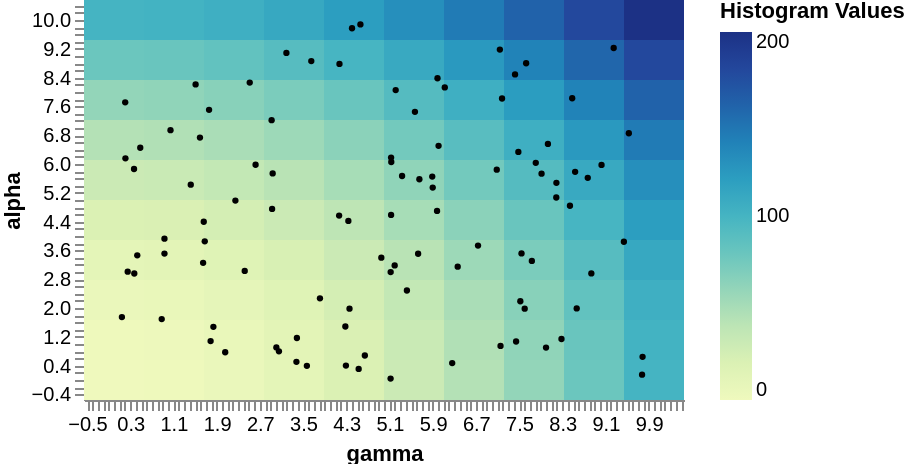

Describe this chart as a Vega-Lite specification.
### Vega specification from a JSON file in a GitHub repository (floating-point values rounded to 4 significant figures)
{"$schema": "https://vega.github.io/schema/vega/v5.json", "width": 300, "height": 200, "data": [{"name": "points", "values": [{"alpha": 7.713, "gamma": 0.2075}, {"alpha": 6.336, "gamma": 7.488}, {"alpha": 4.985, "gamma": 2.248}, {"alpha": 1.981, "gamma": 7.605}, {"alpha": 1.691, "gamma": 0.8834}, {"alpha": 6.854, "gamma": 9.534}, {"alpha": 0.03948, "gamma": 5.122}, {"alpha": 8.126, "gamma": 6.125}, {"alpha": 7.218, "gamma": 2.919}, {"alpha": 9.178, "gamma": 7.146}, {"alpha": 5.425, "gamma": 1.422}, {"alpha": 3.733, "gamma": 6.741}, {"alpha": 4.418, "gamma": 4.34}, {"alpha": 6.178, "gamma": 5.131}, {"alpha": 6.504, "gamma": 6.01}, {"alpha": 8.052, "gamma": 5.216}, {"alpha": 9.086, "gamma": 3.192}, {"alpha": 0.9046, "gamma": 3.007}, {"alpha": 1.14, "gamma": 8.287}, {"alpha": 0.469, "gamma": 6.263}, {"alpha": 5.476, "gamma": 8.193}, {"alpha": 1.989, "gamma": 8.569}, {"alpha": 3.517, "gamma": 7.546}, {"alpha": 2.96, "gamma": 8.839}, {"alpha": 3.255, "gamma": 1.65}, {"alpha": 3.925, "gamma": 0.9346}, {"alpha": 8.211, "gamma": 1.512}, {"alpha": 3.841, "gamma": 9.443}, {"alpha": 9.876, "gamma": 4.563}, {"alpha": 8.261, "gamma": 2.514}, {"alpha": 5.974, "gamma": 9.028}, {"alpha": 5.346, "gamma": 5.902}, {"alpha": 0.3928, "gamma": 3.572}, {"alpha": 0.7961, "gamma": 3.055}, {"alpha": 3.307, "gamma": 7.738}, {"alpha": 0.3996, "gamma": 4.295}, {"alpha": 3.149, "gamma": 6.365}, {"alpha": 3.463, "gamma": 0.431}, {"alpha": 8.799, "gamma": 7.632}, {"alpha": 8.781, "gamma": 4.175}, {"alpha": 6.056, "gamma": 5.135}, {"alpha": 5.978, "gamma": 2.622}, {"alpha": 3.009, "gamma": 0.254}, {"alpha": 3.031, "gamma": 2.421}, {"alpha": 5.576, "gamma": 5.655}, {"alpha": 4.751, "gamma": 2.928}, {"alpha": 0.6425, "gamma": 9.788}, {"alpha": 3.397, "gamma": 4.95}, {"alpha": 9.771, "gamma": 4.408}, {"alpha": 3.183, "gamma": 5.198}, {"alpha": 5.781, "gamma": 8.539}, {"alpha": 0.681, "gamma": 4.645}, {"alpha": 7.819, "gamma": 7.186}, {"alpha": 5.86, "gamma": 0.3709}, {"alpha": 3.507, "gamma": 5.632}, {"alpha": 2.997, "gamma": 5.123}, {"alpha": 6.735, "gamma": 1.592}, {"alpha": 0.5048, "gamma": 3.378}, {"alpha": 1.081, "gamma": 1.789}, {"alpha": 8.858, "gamma": 3.654}, {"alpha": 2.188, "gamma": 7.525}, {"alpha": 1.069, "gamma": 7.446}, {"alpha": 4.698, "gamma": 5.983}, {"alpha": 1.476, "gamma": 1.84}, {"alpha": 6.451, "gamma": 0.4863}, {"alpha": 2.486, "gamma": 5.424}, {"alpha": 2.268, "gamma": 3.814}, {"alpha": 9.222, "gamma": 9.254}, {"alpha": 5.667, "gamma": 5.335}, {"alpha": 0.1486, "gamma": 9.779}, {"alpha": 5.73, "gamma": 7.918}, {"alpha": 5.616, "gamma": 8.773}, {"alpha": 5.842, "gamma": 7.088}, {"alpha": 1.485, "gamma": 4.285}, {"alpha": 6.939, "gamma": 1.046}, {"alpha": 4.396, "gamma": 1.662}, {"alpha": 5.07, "gamma": 8.19}, {"alpha": 0.9011, "gamma": 8.001}, {"alpha": 5.651, "gamma": 5.893}, {"alpha": 1.981, "gamma": 4.361}, {"alpha": 2.959, "gamma": 0.3756}, {"alpha": 0.3068, "gamma": 4.531}, {"alpha": 7.449, "gamma": 5.573}, {"alpha": 3.851, "gamma": 1.681}, {"alpha": 8.383, "gamma": 5.991}, {"alpha": 7.827, "gamma": 8.485}, {"alpha": 6.032, "gamma": 7.811}, {"alpha": 6.157, "gamma": 0.2117}, {"alpha": 7.505, "gamma": 1.76}, {"alpha": 4.585, "gamma": 5.131}, {"alpha": 4.84, "gamma": 8.444}, {"alpha": 1.748, "gamma": 0.1463}, {"alpha": 8.488, "gamma": 7.427}, {"alpha": 4.567, "gamma": 4.169}, {"alpha": 1.167, "gamma": 3.387}, {"alpha": 0.9466, "gamma": 7.158}, {"alpha": 0.7709, "gamma": 2.06}, {"alpha": 5.738, "gamma": 2.938}, {"alpha": 6.557, "gamma": 8.036}, {"alpha": 3.512, "gamma": 0.9344}]}, {"name": "mesh", "values": [{"x_start": -0.5556, "x_end": 0.5556, "y_start": -0.5556, "y_end": 0.5556, "__count": 0.0}, {"x_start": 0.5556, "x_end": 1.667, "y_start": -0.5556, "y_end": 0.5556, "__count": 1.235}, {"x_start": 1.667, "x_end": 2.778, "y_start": -0.5556, "y_end": 0.5556, "__count": 4.938}, {"x_start": 2.778, "x_end": 3.889, "y_start": -0.5556, "y_end": 0.5556, "__count": 11.11}, {"x_start": 3.889, "x_end": 5.0, "y_start": -0.5556, "y_end": 0.5556, "__count": 19.75}, {"x_start": 5.0, "x_end": 6.111, "y_start": -0.5556, "y_end": 0.5556, "__count": 30.86}, {"x_start": 6.111, "x_end": 7.222, "y_start": -0.5556, "y_end": 0.5556, "__count": 44.44}, {"x_start": 7.222, "x_end": 8.333, "y_start": -0.5556, "y_end": 0.5556, "__count": 60.49}, {"x_start": 8.333, "x_end": 9.444, "y_start": -0.5556, "y_end": 0.5556, "__count": 79.01}, {"x_start": 9.444, "x_end": 10.56, "y_start": -0.5556, "y_end": 0.5556, "__count": 100.0}, {"x_start": -0.5556, "x_end": 0.5556, "y_start": 0.5556, "y_end": 1.667, "__count": 1.235}, {"x_start": 0.5556, "x_end": 1.667, "y_start": 0.5556, "y_end": 1.667, "__count": 2.469}, {"x_start": 1.667, "x_end": 2.778, "y_start": 0.5556, "y_end": 1.667, "__count": 6.173}, {"x_start": 2.778, "x_end": 3.889, "y_start": 0.5556, "y_end": 1.667, "__count": 12.35}, {"x_start": 3.889, "x_end": 5.0, "y_start": 0.5556, "y_end": 1.667, "__count": 20.99}, {"x_start": 5.0, "x_end": 6.111, "y_start": 0.5556, "y_end": 1.667, "__count": 32.1}, {"x_start": 6.111, "x_end": 7.222, "y_start": 0.5556, "y_end": 1.667, "__count": 45.68}, {"x_start": 7.222, "x_end": 8.333, "y_start": 0.5556, "y_end": 1.667, "__count": 61.73}, {"x_start": 8.333, "x_end": 9.444, "y_start": 0.5556, "y_end": 1.667, "__count": 80.25}, {"x_start": 9.444, "x_end": 10.56, "y_start": 0.5556, "y_end": 1.667, "__count": 101.2}, {"x_start": -0.5556, "x_end": 0.5556, "y_start": 1.667, "y_end": 2.778, "__count": 4.938}, {"x_start": 0.5556, "x_end": 1.667, "y_start": 1.667, "y_end": 2.778, "__count": 6.173}, {"x_start": 1.667, "x_end": 2.778, "y_start": 1.667, "y_end": 2.778, "__count": 9.877}, {"x_start": 2.778, "x_end": 3.889, "y_start": 1.667, "y_end": 2.778, "__count": 16.05}, {"x_start": 3.889, "x_end": 5.0, "y_start": 1.667, "y_end": 2.778, "__count": 24.69}, {"x_start": 5.0, "x_end": 6.111, "y_start": 1.667, "y_end": 2.778, "__count": 35.8}, {"x_start": 6.111, "x_end": 7.222, "y_start": 1.667, "y_end": 2.778, "__count": 49.38}, {"x_start": 7.222, "x_end": 8.333, "y_start": 1.667, "y_end": 2.778, "__count": 65.43}, {"x_start": 8.333, "x_end": 9.444, "y_start": 1.667, "y_end": 2.778, "__count": 83.95}, {"x_start": 9.444, "x_end": 10.56, "y_start": 1.667, "y_end": 2.778, "__count": 104.9}, {"x_start": -0.5556, "x_end": 0.5556, "y_start": 2.778, "y_end": 3.889, "__count": 11.11}, {"x_start": 0.5556, "x_end": 1.667, "y_start": 2.778, "y_end": 3.889, "__count": 12.35}, {"x_start": 1.667, "x_end": 2.778, "y_start": 2.778, "y_end": 3.889, "__count": 16.05}, {"x_start": 2.778, "x_end": 3.889, "y_start": 2.778, "y_end": 3.889, "__count": 22.22}, {"x_start": 3.889, "x_end": 5.0, "y_start": 2.778, "y_end": 3.889, "__count": 30.86}, {"x_start": 5.0, "x_end": 6.111, "y_start": 2.778, "y_end": 3.889, "__count": 41.98}, {"x_start": 6.111, "x_end": 7.222, "y_start": 2.778, "y_end": 3.889, "__count": 55.56}, {"x_start": 7.222, "x_end": 8.333, "y_start": 2.778, "y_end": 3.889, "__count": 71.6}, {"x_start": 8.333, "x_end": 9.444, "y_start": 2.778, "y_end": 3.889, "__count": 90.12}, {"x_start": 9.444, "x_end": 10.56, "y_start": 2.778, "y_end": 3.889, "__count": 111.1}, {"x_start": -0.5556, "x_end": 0.5556, "y_start": 3.889, "y_end": 5.0, "__count": 19.75}, {"x_start": 0.5556, "x_end": 1.667, "y_start": 3.889, "y_end": 5.0, "__count": 20.99}, {"x_start": 1.667, "x_end": 2.778, "y_start": 3.889, "y_end": 5.0, "__count": 24.69}, {"x_start": 2.778, "x_end": 3.889, "y_start": 3.889, "y_end": 5.0, "__count": 30.86}, {"x_start": 3.889, "x_end": 5.0, "y_start": 3.889, "y_end": 5.0, "__count": 39.51}, {"x_start": 5.0, "x_end": 6.111, "y_start": 3.889, "y_end": 5.0, "__count": 50.62}, {"x_start": 6.111, "x_end": 7.222, "y_start": 3.889, "y_end": 5.0, "__count": 64.2}, {"x_start": 7.222, "x_end": 8.333, "y_start": 3.889, "y_end": 5.0, "__count": 80.25}, {"x_start": 8.333, "x_end": 9.444, "y_start": 3.889, "y_end": 5.0, "__count": 98.77}, {"x_start": 9.444, "x_end": 10.56, "y_start": 3.889, "y_end": 5.0, "__count": 119.8}, {"x_start": -0.5556, "x_end": 0.5556, "y_start": 5.0, "y_end": 6.111, "__count": 30.86}, {"x_start": 0.5556, "x_end": 1.667, "y_start": 5.0, "y_end": 6.111, "__count": 32.1}, {"x_start": 1.667, "x_end": 2.778, "y_start": 5.0, "y_end": 6.111, "__count": 35.8}, {"x_start": 2.778, "x_end": 3.889, "y_start": 5.0, "y_end": 6.111, "__count": 41.98}, {"x_start": 3.889, "x_end": 5.0, "y_start": 5.0, "y_end": 6.111, "__count": 50.62}, {"x_start": 5.0, "x_end": 6.111, "y_start": 5.0, "y_end": 6.111, "__count": 61.73}, {"x_start": 6.111, "x_end": 7.222, "y_start": 5.0, "y_end": 6.111, "__count": 75.31}, {"x_start": 7.222, "x_end": 8.333, "y_start": 5.0, "y_end": 6.111, "__count": 91.36}, {"x_start": 8.333, "x_end": 9.444, "y_start": 5.0, "y_end": 6.111, "__count": 109.9}, {"x_start": 9.444, "x_end": 10.56, "y_start": 5.0, "y_end": 6.111, "__count": 130.9}, {"x_start": -0.5556, "x_end": 0.5556, "y_start": 6.111, "y_end": 7.222, "__count": 44.44}, {"x_start": 0.5556, "x_end": 1.667, "y_start": 6.111, "y_end": 7.222, "__count": 45.68}, {"x_start": 1.667, "x_end": 2.778, "y_start": 6.111, "y_end": 7.222, "__count": 49.38}, {"x_start": 2.778, "x_end": 3.889, "y_start": 6.111, "y_end": 7.222, "__count": 55.56}, {"x_start": 3.889, "x_end": 5.0, "y_start": 6.111, "y_end": 7.222, "__count": 64.2}, {"x_start": 5.0, "x_end": 6.111, "y_start": 6.111, "y_end": 7.222, "__count": 75.31}, {"x_start": 6.111, "x_end": 7.222, "y_start": 6.111, "y_end": 7.222, "__count": 88.89}, {"x_start": 7.222, "x_end": 8.333, "y_start": 6.111, "y_end": 7.222, "__count": 104.9}, {"x_start": 8.333, "x_end": 9.444, "y_start": 6.111, "y_end": 7.222, "__count": 123.5}, {"x_start": 9.444, "x_end": 10.56, "y_start": 6.111, "y_end": 7.222, "__count": 144.4}, {"x_start": -0.5556, "x_end": 0.5556, "y_start": 7.222, "y_end": 8.333, "__count": 60.49}, {"x_start": 0.5556, "x_end": 1.667, "y_start": 7.222, "y_end": 8.333, "__count": 61.73}, {"x_start": 1.667, "x_end": 2.778, "y_start": 7.222, "y_end": 8.333, "__count": 65.43}, {"x_start": 2.778, "x_end": 3.889, "y_start": 7.222, "y_end": 8.333, "__count": 71.6}, {"x_start": 3.889, "x_end": 5.0, "y_start": 7.222, "y_end": 8.333, "__count": 80.25}, {"x_start": 5.0, "x_end": 6.111, "y_start": 7.222, "y_end": 8.333, "__count": 91.36}, {"x_start": 6.111, "x_end": 7.222, "y_start": 7.222, "y_end": 8.333, "__count": 104.9}, {"x_start": 7.222, "x_end": 8.333, "y_start": 7.222, "y_end": 8.333, "__count": 121.0}, {"x_start": 8.333, "x_end": 9.444, "y_start": 7.222, "y_end": 8.333, "__count": 139.5}, {"x_start": 9.444, "x_end": 10.56, "y_start": 7.222, "y_end": 8.333, "__count": 160.5}, {"x_start": -0.5556, "x_end": 0.5556, "y_start": 8.333, "y_end": 9.444, "__count": 79.01}, {"x_start": 0.5556, "x_end": 1.667, "y_start": 8.333, "y_end": 9.444, "__count": 80.25}, {"x_start": 1.667, "x_end": 2.778, "y_start": 8.333, "y_end": 9.444, "__count": 83.95}, {"x_start": 2.778, "x_end": 3.889, "y_start": 8.333, "y_end": 9.444, "__count": 90.12}, {"x_start": 3.889, "x_end": 5.0, "y_start": 8.333, "y_end": 9.444, "__count": 98.77}, {"x_start": 5.0, "x_end": 6.111, "y_start": 8.333, "y_end": 9.444, "__count": 109.9}, {"x_start": 6.111, "x_end": 7.222, "y_start": 8.333, "y_end": 9.444, "__count": 123.5}, {"x_start": 7.222, "x_end": 8.333, "y_start": 8.333, "y_end": 9.444, "__count": 139.5}, {"x_start": 8.333, "x_end": 9.444, "y_start": 8.333, "y_end": 9.444, "__count": 158.0}, {"x_start": 9.444, "x_end": 10.56, "y_start": 8.333, "y_end": 9.444, "__count": 179.0}, {"x_start": -0.5556, "x_end": 0.5556, "y_start": 9.444, "y_end": 10.56, "__count": 100.0}, {"x_start": 0.5556, "x_end": 1.667, "y_start": 9.444, "y_end": 10.56, "__count": 101.2}, {"x_start": 1.667, "x_end": 2.778, "y_start": 9.444, "y_end": 10.56, "__count": 104.9}, {"x_start": 2.778, "x_end": 3.889, "y_start": 9.444, "y_end": 10.56, "__count": 111.1}, {"x_start": 3.889, "x_end": 5.0, "y_start": 9.444, "y_end": 10.56, "__count": 119.8}, {"x_start": 5.0, "x_end": 6.111, "y_start": 9.444, "y_end": 10.56, "__count": 130.9}, {"x_start": 6.111, "x_end": 7.222, "y_start": 9.444, "y_end": 10.56, "__count": 144.4}, {"x_start": 7.222, "x_end": 8.333, "y_start": 9.444, "y_end": 10.56, "__count": 160.5}, {"x_start": 8.333, "x_end": 9.444, "y_start": 9.444, "y_end": 10.56, "__count": 179.0}, {"x_start": 9.444, "x_end": 10.56, "y_start": 9.444, "y_end": 10.56, "__count": 200.0}]}], "marks": [{"name": "marks", "type": "rect", "style": ["rect"], "from": {"data": "mesh"}, "encode": {"update": {"fill": {"scale": "color", "field": "__count"}, "x2": {"scale": "x", "field": "x_start"}, "x": {"scale": "x", "field": "x_end"}, "y2": {"scale": "y", "field": "y_start"}, "y": {"scale": "y", "field": "y_end"}}}}, {"type": "symbol", "from": {"data": "points"}, "encode": {"enter": {"fillOpacity": {"value": 1}, "fill": {"value": "black"}}, "update": {"x": {"scale": "x", "field": "gamma"}, "y": {"scale": "y", "field": "alpha"}, "size": {"value": 10}}}}], "scales": [{"name": "x", "type": "linear", "domain": {"fields": [{"data": "points", "field": "gamma"}, {"data": "mesh", "field": "x_start"}, {"data": "mesh", "field": "y_end"}]}, "range": [0, {"signal": "width"}]}, {"name": "y", "type": "linear", "domain": {"fields": [{"data": "points", "field": "alpha"}, {"data": "mesh", "field": "y_start"}, {"data": "mesh", "field": "y_end"}]}, "range": [{"signal": "height"}, 0]}, {"name": "color", "type": "linear", "domain": {"data": "mesh", "field": "__count"}, "range": "heatmap", "interpolate": "hcl", "zero": true}], "axes": [{"scale": "x", "orient": "bottom", "title": "gamma", "labelOverlap": true, "tickCount": {"signal": "ceil(width/3)"}}, {"scale": "y", "orient": "left", "title": "alpha", "labelOverlap": true, "tickCount": {"signal": "ceil(height/3)"}}], "legends": [{"fill": "color", "gradientLength": {"signal": "height - 16"}, "title": "Histogram Values"}]}
